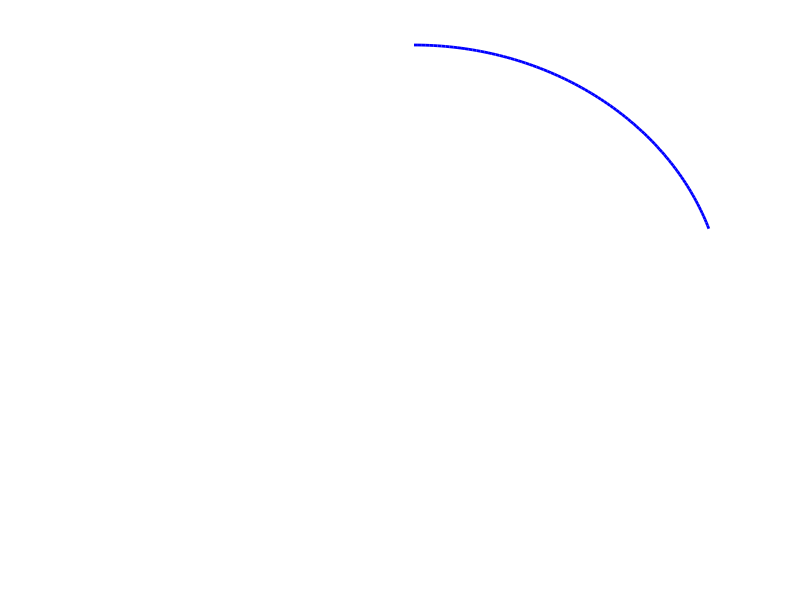
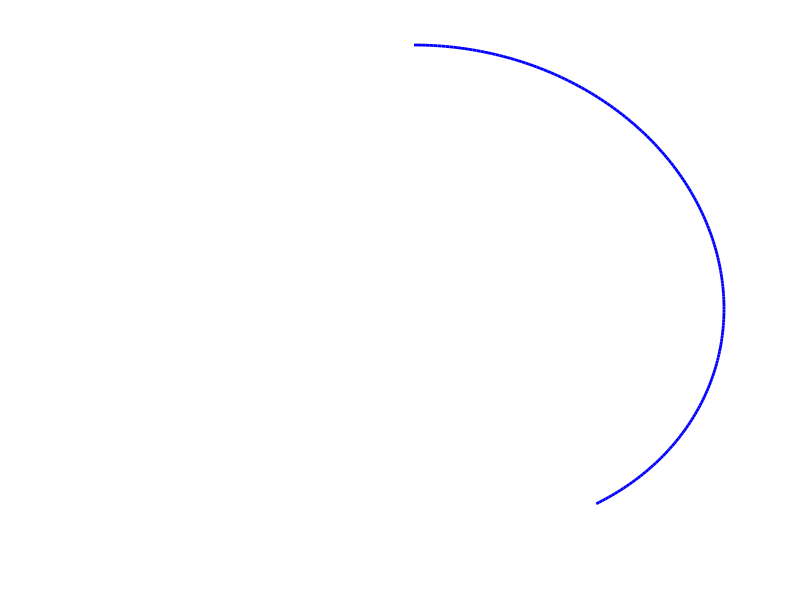
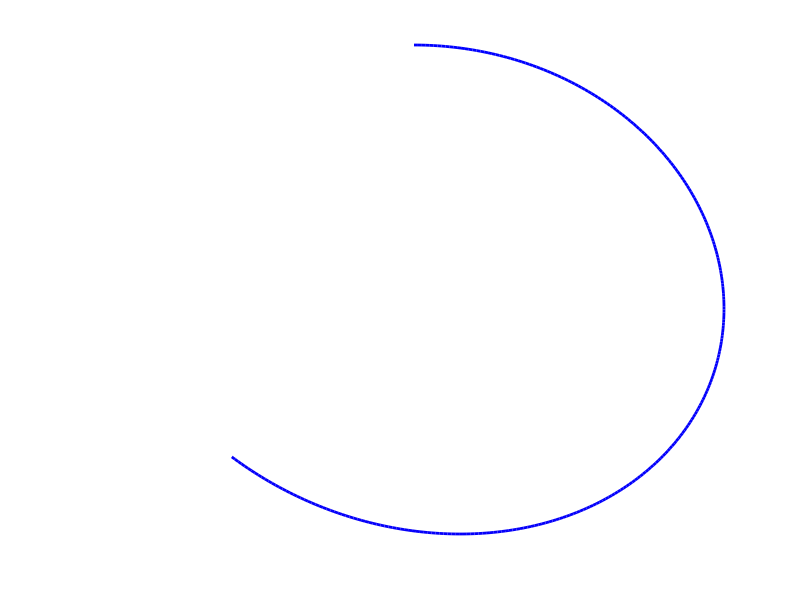
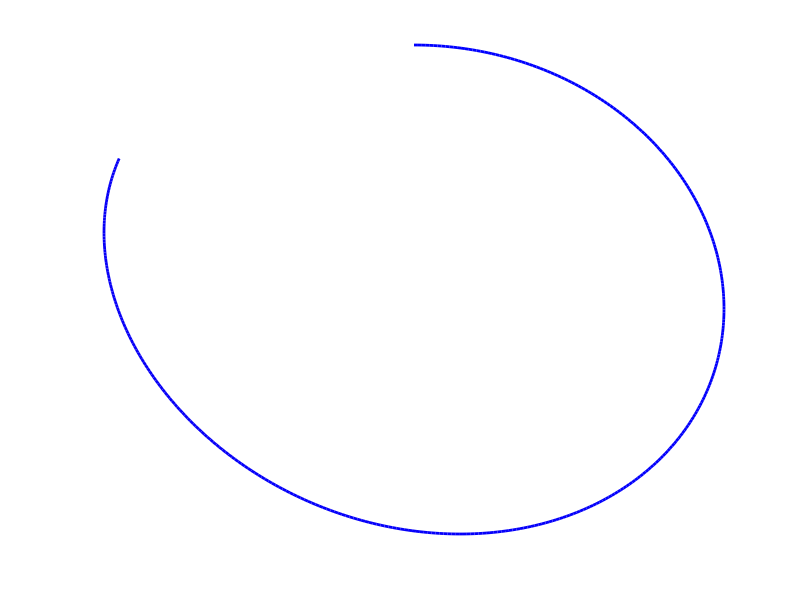

MATLAB code for these plots, in order:

rep = 'results/lissajou/';
[~,~] = mkdir(rep); 

rho = .05;
t = 2*pi*linspace(0,1/rho,2048);

q = 1+rho;


Q = 100;

clf; hold on;
for i=1:Q
    c = (i-1)/Q;
    t = linspace( (i-1)/Q, i/Q,100 )*1/rho*2*pi;
plot(sin(t),cos((1+rho)*t), 'LineWidth', 2, 'Color', [c 0 1-c]);
axis([-1 1 -1 1]);
axis off;
drawnow;
    saveas(gcf, [rep 'liss-' num2str(i) '.png'], 'png');
end
